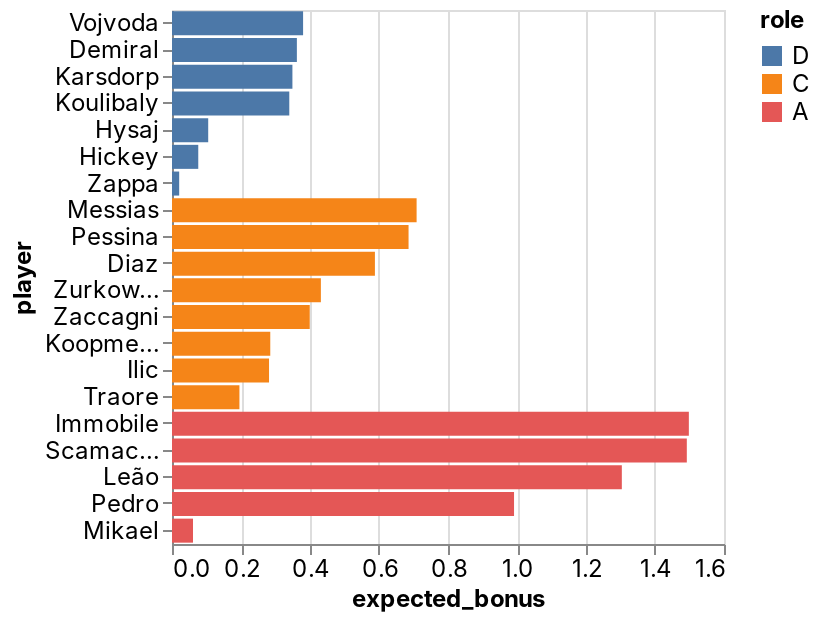

Notebook source saved alongside this figure:
### Code cell
_deepnote_run_altair(team, """{"$schema":"https://vega.github.io/schema/vega-lite/v4.json","mark":{"type":"bar","tooltip":{"content":"data"}},"height":220,"autosize":{"type":"fit"},"data":{"name":"placeholder"},"encoding":{"x":{"field":"expected_bonus","type":"quantitative","sort":null,"scale":{"type":"linear","zero":false}},"y":{"field":"player","type":"nominal","sort":null,"scale":{"type":"linear","zero":true}},"color":{"field":"role","type":"nominal","sort":null,"scale":{"type":"linear","zero":false}}}}""")

### Figure 1 — Vega-Lite specification as saved in the notebook (floating-point values rounded to 4 significant figures)
{"config": {"view": {"continuousWidth": 400, "continuousHeight": 300}, "area": {"fill": "#51C0E9"}, "axis": {"labelFont": "Inter, sans-serif", "labelFontSize": 12, "labelFontWeight": "normal", "labelLimit": 60, "labelOverlap": "greedy", "titleFont": "Inter, sans-serif", "titleFontSize": 12, "titleFontWeight": "bold"}, "background": "#ffffff", "legend": {"labelFont": "Inter, sans-serif", "labelFontSize": 12, "titleFont": "Inter, sans-serif", "titleFontSize": 12, "titleFontWeight": "bold"}, "line": {"stroke": "#51C0E9", "strokeWidth": 2}, "rect": {"fill": "#51C0E9"}, "title": {"anchor": "start", "color": "#000000", "font": "Inter, sans-serif", "fontSize": 22, "fontWeight": "normal"}}, "data": {"name": "data-4229b98f37a56dddb2f38b7b3375c227"}, "mark": {"type": "bar", "tooltip": {"content": "data"}}, "autosize": {"type": "fit"}, "encoding": {"color": {"type": "nominal", "field": "role", "scale": {"type": "linear", "zero": false}, "sort": null}, "x": {"type": "quantitative", "field": "expected_bonus", "scale": {"type": "linear", "zero": false}, "sort": null}, "y": {"type": "nominal", "field": "player", "scale": {"type": "linear", "zero": true}, "sort": null}}, "height": 300, "width": "container", "$schema": "https://vega.github.io/schema/vega-lite/v4.json", "datasets": {"data-4229b98f37a56dddb2f38b7b3375c227": [{"fanta_team": "Scansuolo ", "role": "D", "player": "Vojvoda", "team": "Torino", "opponent": "Genoa", "date": "2022-03-18T00:00:00", "expected_bonus": 0.38}, {"fanta_team": "Scansuolo ", "role": "D", "player": "Demiral", "team": "Atalanta", "opponent": "Bologna", "date": "2022-03-20T00:00:00", "expected_bonus": 0.362}, {"fanta_team": "Scansuolo ", "role": "D", "player": "Karsdorp", "team": "Roma", "opponent": "Lazio", "date": "2022-03-20T00:00:00", "expected_bonus": 0.349}, {"fanta_team": "Scansuolo ", "role": "D", "player": "Koulibaly", "team": "Napoli", "opponent": "Udinese", "date": "2022-03-19T00:00:00", "expected_bonus": 0.34}, {"fanta_team": "Scansuolo ", "role": "D", "player": "Hysaj", "team": "Lazio", "opponent": "Roma", "date": "2022-03-20T00:00:00", "expected_bonus": 0.1049}, {"fanta_team": "Scansuolo ", "role": "D", "player": "Hickey", "team": "Bologna", "opponent": "Atalanta", "date": "2022-03-20T00:00:00", "expected_bonus": 0.07613}, {"fanta_team": "Scansuolo ", "role": "D", "player": "Zappa", "team": "Cagliari", "opponent": "AC Milan", "date": "2022-03-19T00:00:00", "expected_bonus": 0.02083}, {"fanta_team": "Scansuolo ", "role": "C", "player": "Messias", "team": "AC Milan", "opponent": "Cagliari", "date": "2022-03-19T00:00:00", "expected_bonus": 0.709}, {"fanta_team": "Scansuolo ", "role": "C", "player": "Pessina", "team": "Atalanta", "opponent": "Bologna", "date": "2022-03-20T00:00:00", "expected_bonus": 0.6857}, {"fanta_team": "Scansuolo ", "role": "C", "player": "Diaz", "team": "AC Milan", "opponent": "Cagliari", "date": "2022-03-19T00:00:00", "expected_bonus": 0.5882}, {"fanta_team": "Scansuolo ", "role": "C", "player": "Zurkowski", "team": "Empoli", "opponent": "Verona", "date": "2022-03-20T00:00:00", "expected_bonus": 0.4315}, {"fanta_team": "Scansuolo ", "role": "C", "player": "Zaccagni", "team": "Lazio", "opponent": "Roma", "date": "2022-03-20T00:00:00", "expected_bonus": 0.3992}, {"fanta_team": "Scansuolo ", "role": "C", "player": "Koopmeiners", "team": "Atalanta", "opponent": "Bologna", "date": "2022-03-20T00:00:00", "expected_bonus": 0.2848}, {"fanta_team": "Scansuolo ", "role": "C", "player": "Ilic", "team": "Verona", "opponent": "Empoli", "date": "2022-03-20T00:00:00", "expected_bonus": 0.2813}, {"fanta_team": "Scansuolo ", "role": "C", "player": "Traore", "team": "Sassuolo", "opponent": "Spezia", "date": "2022-03-18T00:00:00", "expected_bonus": 0.1954}, {"fanta_team": "Scansuolo ", "role": "A", "player": "Immobile", "team": "Lazio", "opponent": "Roma", "date": "2022-03-20T00:00:00", "expected_bonus": 1.498}, {"fanta_team": "Scansuolo ", "role": "A", "player": "Scamacca", "team": "Sassuolo", "opponent": "Spezia", "date": "2022-03-18T00:00:00", "expected_bonus": 1.492}, {"fanta_team": "Scansuolo ", "role": "A", "player": "Leão", "team": "AC Milan", "opponent": "Cagliari", "date": "2022-03-19T00:00:00", "expected_bonus": 1.304}, {"fanta_team": "Scansuolo ", "role": "A", "player": "Pedro", "team": "Cagliari", "opponent": "AC Milan", "date": "2022-03-19T00:00:00", "expected_bonus": 0.9914}, {"fanta_team": "Scansuolo ", "role": "A", "player": "Mikael", "team": "Salernitana", "opponent": "Juventus", "date": "2022-03-20T00:00:00", "expected_bonus": 0.06081}]}}
